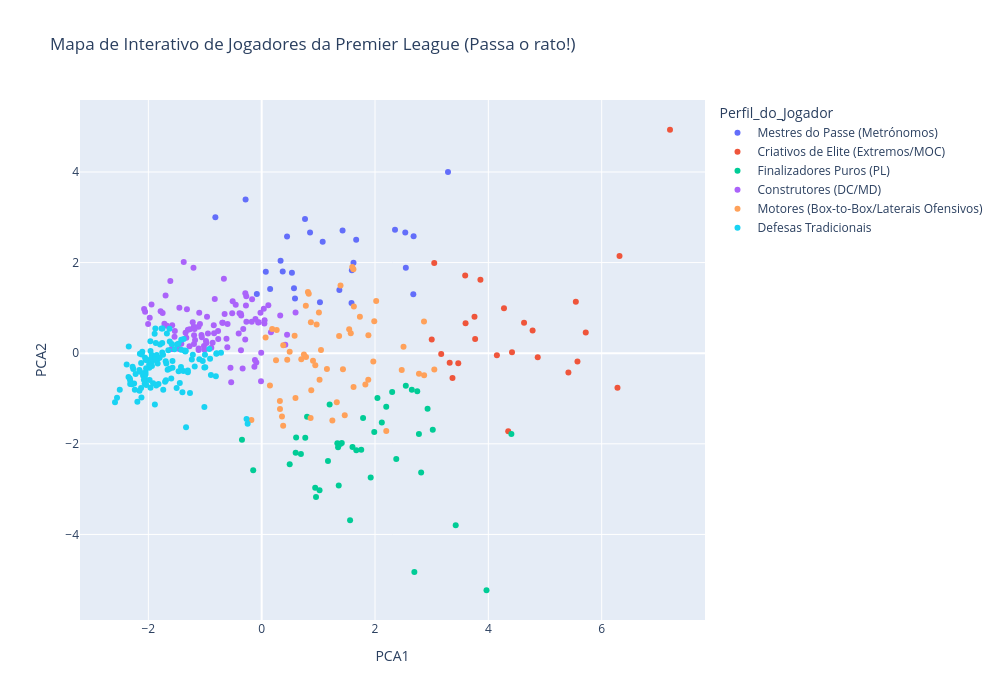

Notebook code cell kept with this figure:
### Code cell
import plotly.express as px

# O Plotly Express faz a magia num único comando
fig = px.scatter(
    df_filtered, 
    x='PCA1', 
    y='PCA2', 
    color='Perfil_do_Jogador', # Vai usar as cores consoante a nossa nova coluna
    hover_name='Player',       # Título da caixinha que aparece ao passar o rato (Nome do Jogador)
    hover_data={               # O que queremos mostrar a mais na caixinha de informação
        'Team': True,
        'Pos': True,
        'PCA1': False,         # Esconder as coordenadas matemáticas porque não interessam muito ler
        'PCA2': False,
        'Gls_90': True,        # Mostrar os golos p/90 mins
        'xG_90': True,         # Mostrar o xG p/90 mins
        'PrgP_90': True        # Mostrar os Passes Progressivos
    },
    title="Mapa de Interativo de Jogadores da Premier League (Passa o rato!)",
    width=1000, 
    height=700
)

# Mostrar o gráfico interativo no Notebook
fig.show()

### Figure 1 — Plotly figure (JSON) as saved in the notebook; plotly's stock layout.template omitted (floating-point values rounded to 4 significant figures; data arrays with more than 128 entries replaced by an {"elided": "..."} marker saying what was removed)
{"data": [{"customdata": {"elided": "27x5 mixed values"}, "hovertemplate": "<b>%{hovertext}</b><br><br>Perfil_do_Jogador=Mestres do Passe (Metrónomos)<br>Team=%{customdata[0]}<br>Pos=%{customdata[1]}<br>Gls_90=%{customdata[2]}<br>xG_90=%{customdata[3]}<br>PrgP_90=%{customdata[4]}<extra></extra>", "hovertext": ["Rodri", "Alexis Mac Allister", "Trent Alexander-Arnold", "Dominik Szoboszlai", "Andrew Robertson", "Harvey Elliott", "Declan Rice", "Martin Ødegaard", "Oleksandr Zinchenko", "Jorginho", "Enzo Fernández", "Bruno Guimarães", "Kieran Trippier", "Pedro Porro", "James Maddison", "Giovani Lo Celso", "Bruno Fernandes", "Youri Tielemans", "Lucas Paquetá", "Andreas Pereira", "Tom Cairney", "Pascal Groß", "Pervis Estupiñán", "James Milner", "Pablo Sarabia", "Mikkel Damsgaard", "Morgan Gibbs-White"], "legendgroup": "Mestres do Passe (Metrónomos)", "marker": {"color": "#636efa", "symbol": "circle"}, "mode": "markers", "name": "Mestres do Passe (Metrónomos)", "orientation": "v", "showlegend": true, "type": "scatter", "x": [0.7643, -0.08579, 1.076, 1.371, 1.62, 2.681, 0.3709, 2.353, -0.2842, -0.8178, 0.1488, 0.5336, 1.427, 0.5697, 2.534, 3.288, 2.544, 0.3334, 0.5879, 1.028, 0.4472, 1.667, 1.591, 0.8531, 2.675, 0.07247, 1.585], "xaxis": "x", "y": [2.959, 1.309, 2.46, 1.397, 1.997, 2.584, 1.804, 2.723, 3.392, 3.0, 1.416, 1.777, 2.706, 1.435, 2.662, 3.998, 1.884, 2.039, 1.205, 1.124, 2.573, 2.502, 1.832, 2.663, 1.301, 1.796, 1.105], "yaxis": "y"}, {"customdata": [["Manchester City", "FW,MF", 0.6, 0.33, 5.3], ["Manchester City", "MF,FW", 0.21, 0.13, 6.189], ["Manchester City", "FW,MF", 0.17, 0.14, 3.22], ["Manchester City", "MF", 0.29, 0.18, 8.162], ["Manchester City", "FW,MF", 0.27, 0.19, 4.464], ["Liverpool", "FW", 0.64, 0.75, 5.213], ["Liverpool", "FW", 0.79, 0.42, 2.677], ["Arsenal", "FW", 0.49, 0.48, 3.889], ["Arsenal", "FW", 0.27, 0.31, 2.902], ["Chelsea", "FW,MF", 0.76, 0.63, 6.793], ["Chelsea", "FW,MF", 0.36, 0.29, 3.545], ["Chelsea", "FW", 0.43, 0.21, 4.444], ["Newcastle United", "FW", 0.34, 0.32, 3.146], ["Newcastle United", "FW,DF", 0.23, 0.16, 3.939], ["Newcastle United", "FW,MF", 0.56, 0.4, 3.82], ["Tottenham Hotspur", "FW", 0.52, 0.37, 4.264], ["Tottenham Hotspur", "FW", 0.22, 0.44, 3.103], ["Tottenham Hotspur", "FW", 0.22, 0.41, 4.556], ["Aston Villa", "FW,MF", 0.25, 0.29, 2.975], ["Aston Villa", "MF,FW", 0.44, 0.27, 3.565], ["Crystal Palace", "FW,MF", 0.71, 0.39, 5.493], ["Brighton", "FW", 0.18, 0.21, 3.879], ["Bournemouth", "FW,MF", 0.26, 0.33, 4.872], ["Wolverhampton", "FW,MF", 0.12, 0.21, 3.214], ["Brentford", "FW", 0.41, 0.45, 4.037]], "hovertemplate": "<b>%{hovertext}</b><br><br>Perfil_do_Jogador=Criativos de Elite (Extremos/MOC)<br>Team=%{customdata[0]}<br>Pos=%{customdata[1]}<br>Gls_90=%{customdata[2]}<br>xG_90=%{customdata[3]}<br>PrgP_90=%{customdata[4]}<extra></extra>", "hovertext": ["Phil Foden", "Bernardo Silva", "Jeremy Doku", "Kevin De Bruyne", "Jack Grealish", "Mohamed Salah", "Diogo Jota", "Bukayo Saka", "Gabriel Martinelli", "Cole Palmer", "Raheem Sterling", "Noni Madueke", "Anthony Gordon", "Jacob Murphy", "Harvey Barnes", "Son Heung-min", "Brennan Johnson", "Timo Werner", "Moussa Diaby", "Leon Bailey", "Michael Olise", "Kaoru Mitoma", "Luis Sinisterra", "Pedro Neto", "Bryan Mbeumo"], "legendgroup": "Criativos de Elite (Extremos/MOC)", "marker": {"color": "#EF553B", "symbol": "circle"}, "mode": "markers", "name": "Criativos de Elite (Extremos/MOC)", "orientation": "v", "showlegend": true, "type": "scatter", "x": [3.469, 3.045, 6.315, 7.206, 3.598, 6.279, 4.351, 5.413, 4.151, 5.573, 3.318, 3.767, 3.168, 3.591, 4.871, 4.417, 4.781, 5.544, 3.001, 4.63, 5.719, 3.755, 4.276, 3.86, 3.367], "xaxis": "x", "y": [-0.2221, 1.989, 2.144, 4.932, 0.6595, -0.7649, -1.721, -0.4274, -0.04676, -0.1833, -0.2104, 0.3147, -0.01555, 1.714, -0.09161, 0.02091, 0.5011, 1.136, 0.3, 0.6711, 0.4574, 0.8048, 0.9944, 1.621, -0.5445], "yaxis": "y"}, {"customdata": {"elided": "41x5 mixed values"}, "hovertemplate": "<b>%{hovertext}</b><br><br>Perfil_do_Jogador=Finalizadores Puros (PL)<br>Team=%{customdata[0]}<br>Pos=%{customdata[1]}<br>Gls_90=%{customdata[2]}<br>xG_90=%{customdata[3]}<br>PrgP_90=%{customdata[4]}<extra></extra>", "hovertext": ["Julián Álvarez", "Erling Haaland", "Darwin Núñez", "Cody Gakpo", "Kai Havertz", "Leandro Trossard", "Eddie Nketiah", "Nicolas Jackson", "Alexander Isak", "Callum Wilson", "Richarlison", "Rasmus Højlund", "Ollie Watkins", "Jarrod Bowen", "Michail Antonio", "Jean-Philippe Mateta", "Eberechi Eze", "Odsonne Édouard", "Rodrigo Muniz", "Raúl Jiménez", "Bobby Reid", "Dominic Calvert-Lewin", "Beto", "João Pedro", "Evan Ferguson", "Solly March", "Ansu Fati", "Dominic Solanke", "Matheus Cunha", "Hwang Hee-chan", "Yoane Wissa", "Ivan Toney", "Neal Maupay", "Chris Wood", "Taiwo Awoniyi", "Carlton Morris", "Elijah Adebayo", "David Datro Fofana", "Jay Rodriguez", "Oliver McBurnie", "Ben Brereton"], "legendgroup": "Finalizadores Puros (PL)", "marker": {"color": "#00cc96", "symbol": "circle"}, "mode": "markers", "name": "Finalizadores Puros (PL)", "orientation": "v", "showlegend": true, "type": "scatter", "x": [2.543, 3.967, 4.407, 2.745, 2.198, 2.775, 1.387, 2.375, 3.424, 2.694, 2.814, 0.5996, 3.019, 1.987, 0.7689, 1.923, 2.649, 0.6921, 1.021, 0.4942, 1.199, 1.17, 0.9441, 2.928, -0.1499, 2.043, 2.12, 1.359, 2.302, 1.348, 1.335, 0.8005, 1.789, 1.56, 1.67, 0.6077, 0.9589, 1.602, -0.3481, 1.413, 1.756], "xaxis": "x", "y": [-0.7175, -5.232, -1.782, -0.8373, -1.179, -1.785, -2.005, -2.334, -3.8, -4.827, -2.632, -2.2, -1.691, -1.737, -1.867, -2.741, -0.8041, -2.222, -3.027, -2.449, -1.133, -2.377, -2.969, -1.225, -2.583, -0.9913, -1.531, -2.921, -0.8573, -2.073, -1.988, -1.401, -1.431, -3.686, -2.143, -1.86, -3.174, -2.07, -1.909, -1.982, -2.133], "yaxis": "y"}, {"customdata": {"elided": "97x5 mixed values"}, "hovertemplate": "<b>%{hovertext}</b><br><br>Perfil_do_Jogador=Construtores (DC/MD)<br>Team=%{customdata[0]}<br>Pos=%{customdata[1]}<br>Gls_90=%{customdata[2]}<br>xG_90=%{customdata[3]}<br>PrgP_90=%{customdata[4]}<extra></extra>", "hovertext": ["Kyle Walker", "Rúben Dias", "Manuel Akanji", "Joško Gvardiol", "Nathan Aké", "Mateo Kovačić", "John Stones", "Rico Lewis", "Virgil van Dijk", "Wataru Endo", "Joe Gomez", "Ibrahima Konaté", "Curtis Jones", "Ryan Gravenberch", "Ben White", "Jakub Kiwior", "Takehiro Tomiyasu", "Thomas Partey", "Conor Gallagher", "Moisés Caicedo", "Sean Longstaff", "Lewis Miley", "Valentino Livramento", "Lewis Hall", "Cristian Romero", "Destiny Udogie", "Pape Matar Sarr", "Yves Bissouma", "Rodrigo Bentancur", "Ben Davies", "Emerson", "Pierre Højbjerg", "Oliver Skipp", "Diogo Dalot", "Casemiro", "Aaron Wan-Bissaka", "Harry Maguire", "Christian Eriksen", "Luke Shaw", "Sofyan Amrabat", "Mason Mount", "John McGinn", "Douglas Luiz", "Matty Cash", "Boubacar Kamara", "Clément Lenglet", "Vladimír Coufal", "Emerson Palmieri", "James Ward-Prowse", "Ben Johnson", "Jeffrey Schlupp", "Adam Wharton", "Antonee Robinson", "Harrison Reed", "Kenny Tete", "Amadou Onana", "Nathan Patterson", "André Gomes", "Lewis Dunk", "Jan Paul van Hecke", "Billy Gilmour", "Igor", "Joël Veltman", "Facundo Buonanotte", "Adam Webster", "Adam Lallana", "Jakub Moder", "Ryan Christie", "Lewis Cook", "Marcos Senesi", "Alex Scott", "Nélson Semedo", "Rayan Aït-Nouri", "Tommy Doyle", "Vitaly Janelt", "Christian Nørgaard", "Mathias Jensen", "Frank Onyeka", "Saman Ghoddos", "Yehor Yarmoliuk", "Danilo", "Ola Aina", "Nicolás Domínguez", "Neco Williams", "Serge Aurier", "Gonzalo Montiel", "Ross Barkley", "Issa Kaboré", "Tahith Chong", "Reece Burke", "Albert Sambi Lokonga", "Jordan Clark", "Sander Berge", "Josh Cullen", "Jóhann Berg Guðmundsson", "Gustavo Hamer", "Ben Osborn"], "legendgroup": "Construtores (DC/MD)", "marker": {"color": "#ab63fa", "symbol": "circle"}, "mode": "markers", "name": "Construtores (DC/MD)", "orientation": "v", "showlegend": true, "type": "scatter", "x": [-0.272, -1.976, -1.538, -0.2908, -1.193, -0.9647, -1.456, -0.09499, -1.58, -1.673, -0.6543, -1.945, 0.1631, -0.05281, -0.278, -0.4585, -0.7672, -1.612, 0.3268, -1.452, -0.3369, -0.06167, -0.6214, -1.063, -1.592, 0.1173, 0.03713, -1.696, -0.6877, -1.274, -1.419, -1.376, -1.33, -0.866, -1.176, -1.09, -1.113, -0.1699, -1.533, -2.075, -0.5511, 0.0478, 0.4164, -0.008736, -1.717, -1.344, -0.3912, -0.9831, 0.4478, -1.018, -0.1286, -0.667, -0.02145, -1.198, -0.8398, -1.195, -0.3618, -0.6023, -1.579, -2.004, -1.204, -1.784, -1.267, -0.01219, -2.057, -0.1103, -1.01, -0.2886, -1.32, -0.6955, -0.2702, -0.7698, -0.3654, -1.748, -0.9485, -1.302, -0.5206, -0.1193, -0.4061, -1.112, -0.9756, -1.057, -0.8459, -0.6061, -0.8282, -0.3681, -0.1755, -0.3257, -0.5384, -1.115, -0.5124, -0.8896, -1.217, -1.102, 0.5974, 0.05085, -1.185], "xaxis": "x", "y": [1.256, 0.7817, 0.362, 0.3005, 0.3938, 0.8056, 0.09073, -0.2053, 0.6184, 0.6044, 0.8628, 1.075, 0.4609, 0.6813, 1.051, 1.068, 0.3113, 1.592, 0.8295, 1.003, -0.3355, 0.6763, 0.3194, 0.4021, 0.09487, 1.061, 0.9829, 1.272, 0.6733, 0.1517, 0.2092, 2.014, 0.3428, 0.2283, 0.2892, 0.6472, 0.07254, 1.189, 0.4898, 0.9763, -0.3229, 0.6532, 0.1869, 0.01133, 0.6489, 0.4504, 0.8803, 0.2685, 0.405, 0.159, -0.2976, 1.644, 0.8954, 0.5842, 0.4384, 0.2013, 0.8301, 0.6468, 0.09038, 0.6444, 1.889, 0.9267, 0.5269, -0.6185, 0.9156, 0.7555, 0.07403, 1.325, 0.9685, 0.67, 0.6962, 0.4873, 0.06245, 0.8849, 0.4357, 0.5158, 0.8807, -0.1499, 0.4325, 0.102, 0.2265, 0.3495, 0.6168, 0.1309, 1.196, 0.8698, 0.6937, 0.5315, -0.6401, 0.5858, 1.146, 0.1212, 0.6813, 0.8917, 0.8983, 0.7276, 0.5318], "yaxis": "y"}, {"customdata": {"elided": "57x5 mixed values"}, "hovertemplate": "<b>%{hovertext}</b><br><br>Perfil_do_Jogador=Motores (Box-to-Box/Laterais Ofensivos)<br>Team=%{customdata[0]}<br>Pos=%{customdata[1]}<br>Gls_90=%{customdata[2]}<br>xG_90=%{customdata[3]}<br>PrgP_90=%{customdata[4]}<extra></extra>", "hovertext": ["Matheus Nunes", "Luis Díaz", "Conor Bradley", "Kostas Tsimikas", "Gabriel Jesus", "Malo Gusto", "Mykhailo Mudryk", "Ben Chilwell", "Miguel Almirón", "Joelinton", "Elliot Anderson", "Dejan Kulusevski", "Alejandro Garnacho", "Marcus Rashford", "Antony", "Lucas Digne", "Álex Moreno", "Nicolò Zaniolo", "Jacob Ramsey", "Morgan Rogers", "Mohammed Kudus", "Saïd Benrahma", "Jordan Ayew", "Daniel Muñoz", "Alex Iwobi", "Willian", "Harry Wilson", "Dwight McNeil", "Abdoulaye Doucouré", "Jack Harrison", "Arnaut Danjuma", "Simon Adingra", "Danny Welbeck", "Tariq Lamptey", "Justin Kluivert", "Marcus Tavernier", "Antoine Semenyo", "Philip Billing", "Dango Ouattara", "Jean-Ricner Bellegarde", "Keane Lewis-Potter", "Sergio Reguilón", "Anthony Elanga", "Callum Hudson-Odoi", "Divock Origi", "Alfie Doughty", "Chiedozie Ogbene", "Andros Townsend", "Jacob Brown", "Zeki Amdouni", "Wilson Odobert", "Lyle Foster", "Jacob Bruun Larsen", "Lorenz Assignon", "Luca Koleosho", "Cameron Archer", "James Mcatee"], "legendgroup": "Motores (Box-to-Box/Laterais Ofensivos)", "marker": {"color": "#FFA15A", "symbol": "circle"}, "mode": "markers", "name": "Motores (Box-to-Box/Laterais Ofensivos)", "orientation": "v", "showlegend": true, "type": "scatter", "x": [1.391, 3.047, 2.02, 1.619, 2.776, 1.598, 2.471, 0.9694, 0.9054, 0.4941, 0.8309, 2.865, 2.866, 1.325, 1.572, 0.06893, 0.1454, 0.875, 0.946, 1.021, 1.97, 1.987, 1.046, 0.185, 1.733, 1.626, 1.883, 1.01, 0.3211, 0.4507, 1.247, 1.83, 0.3578, 0.8681, 0.8634, 1.544, 1.621, 0.3805, 0.7823, 0.2528, 1.466, 0.8159, 2.503, 1.881, 1.366, 0.779, 1.434, 0.5808, -0.1817, 0.3228, 0.7455, 0.596, 2.198, 0.2647, 1.151, 0.3789, 0.6988], "xaxis": "x", "y": [1.494, -0.3582, 1.15, 1.854, -0.453, 1.903, -0.3701, 0.6362, -0.165, 0.03153, 1.313, 0.6988, -0.4839, -1.082, 0.4395, 0.349, -0.7127, -0.8182, -0.2646, -0.586, -0.1833, 0.7077, 0.07255, 0.5315, 0.8024, 1.032, 0.3941, 0.896, -1.055, -0.146, -1.487, -0.6888, -1.395, 0.6826, -1.432, 0.5267, -0.7461, 0.1752, -0.08298, -0.1564, -1.368, 1.35, 0.1425, -0.5848, 0.3782, 1.045, -0.3548, 0.3877, -1.475, -1.232, -0.02694, -0.9906, -1.718, 0.5132, -0.3512, -1.603, -0.1315], "yaxis": "y"}, {"customdata": {"elided": "119x5 mixed values"}, "hovertemplate": "<b>%{hovertext}</b><br><br>Perfil_do_Jogador=Defesas Tradicionais<br>Team=%{customdata[0]}<br>Pos=%{customdata[1]}<br>Gls_90=%{customdata[2]}<br>xG_90=%{customdata[3]}<br>PrgP_90=%{customdata[4]}<extra></extra>", "hovertext": ["Jarell Quansah", "Joël Matip", "William Saliba", "Gabriel Magalhães", "Axel Disasi", "Thiago Silva", "Levi Colwill", "Marc Cucurella", "Benoît Badiashile", "Trevoh Chalobah", "Fabian Schär", "Dan Burn", "Sven Botman", "Jamaal Lascelles", "Emil Krafth", "Micky van de Ven", "Kobbie Mainoo", "Scott McTominay", "Raphaël Varane", "Jonny Evans", "Victor Lindelöf", "Lisandro Martínez", "Ezri Konsa", "Pau Torres", "Diego Carlos", "Tomáš Souček", "Kurt Zouma", "Edson Álvarez", "Nayef Aguerd", "Konstantinos Mavropanos", "Angelo Ogbonna", "Joachim Andersen", "Tyrick Mitchell", "Jefferson Lerma", "Chris Richards", "Marc Guéhi", "Joel Ward", "Will Hughes", "Nathaniel Clyne", "Cheick Doucouré", "João Palhinha", "Timothy Castagne", "Calvin Bassey", "Tosin Adarabioyo", "Tim Ream", "Issa Diop", "Saša Lukić", "James Tarkowski", "Jarrad Branthwaite", "James Garner", "Vitaliy Mykolenko", "Ashley Young", "Idrissa Gana Gueye", "Ben Godfrey", "Séamus Coleman", "Carlos Baleba", "Jack Hinshelwood", "Illia Zabarnyi", "Adam Smith", "Milos Kerkez", "Lloyd Kelly", "Max Aarons", "Chris Mepham", "Max Kilman", "Mario Lemina", "João Gomes", "Toti Gomes", "Craig Dawson", "Matt Doherty", "Santiago Bueno", "Boubacar Traoré", "Hugo Bueno", "Nathan Collins", "Ethan Pinnock", "Mads Roerslev", "Kristoffer Ajer", "Ben Mee", "Mathias Jørgensen", "Aaron Hickey", "Murillo", "Ryan Yates", "Orel Mangala", "Willy Boly", "Moussa Niakhate", "Harry Toffolo", "Ibrahim Sangaré", "Andrew Omobamidele", "Teden Mengi", "Gabriel Osho", "Amari'i Bell", "Tom Lockyer", "Marvelous Nakamba", "Pelly Ruddock Mpanzu", "Daiki Hashioka", "Ryan John Giles", "Dara O'Shea", "Vitinho", "Charlie Taylor", "Josh Brownhill", "Maxime Estève", "Jordan Beyer", "Ameen Al-Dakhil", "Connor Roberts", "Hannes Delcroix", "Aaron Ramsey", "Jayden Bogle", "Jack Robinson", "Vinicius Souza", "Anel Ahmedhodžić", "Auston Trusty", "Oliver Norwood", "Andre Brooks", "George Baldock", "Oliver Arblaster", "Luke Thomas", "William Osula", "Mason Holgate", "Yasser Larouci", "Max Lowe"], "legendgroup": "Defesas Tradicionais", "marker": {"color": "#19d3f3", "symbol": "circle"}, "mode": "markers", "name": "Defesas Tradicionais", "orientation": "v", "showlegend": true, "type": "scatter", "x": [-1.741, -2.15, -2.107, -1.822, -1.836, -1.935, -1.421, -1.001, -1.794, -2.094, -1.684, -1.596, -1.467, -2.065, -1.347, -2.045, -1.383, -0.2675, -1.967, -1.94, -1.574, -1.768, -1.852, -1.756, -2.327, -1.011, -2.194, -1.842, -2.146, -2.129, -2.589, -1.623, -0.911, -1.366, -2.252, -2.059, -2.031, -1.869, -2.225, -1.876, -1.706, -0.8006, -2.351, -2.049, -2.128, -2.346, -1.304, -1.826, -2.157, -0.9246, -1.738, -1.538, -1.182, -1.66, -1.496, -1.951, -0.2479, -2.266, -1.673, -1.012, -1.589, -1.419, -1.627, -2.04, -1.266, -1.575, -1.695, -1.978, -0.8962, -2.505, -1.869, -0.8091, -1.801, -1.963, -0.9957, -1.1, -1.69, -1.755, -1.983, -1.88, -1.425, -2.032, -1.501, -2.037, -0.7184, -2.117, -2.553, -2.321, -2.122, -1.965, -1.627, -2.383, -1.937, -1.648, -1.215, -1.377, -0.794, -1.34, -1.04, -2.279, -2.049, -1.86, -1.751, -2.159, -1.445, -1.399, -2.079, -2.321, -1.885, -2.291, -1.962, -1.916, -1.469, -1.889, -1.986, -1.335, -2.239, -1.233, -1.304], "xaxis": "x", "y": [-0.03402, -0.009546, 0.02957, -0.6802, -0.2275, -0.1814, 0.07666, -0.03535, 0.1946, -0.4904, -0.2289, -0.5557, -0.3971, -0.6761, 0.03694, -0.152, -0.3902, -1.453, -0.271, -0.04076, -0.3225, 0.5434, -0.03995, 0.2239, -0.5578, -1.187, -1.073, -0.117, -0.4085, -0.7665, -1.083, 0.2583, -0.1208, 0.06051, -0.67, -0.1003, -0.1458, 0.2267, -0.4606, 0.5436, -0.6288, -0.01037, -0.5251, -0.4133, -0.2159, 0.1455, -0.4194, -0.1087, -0.8263, 0.0916, -0.8054, 0.08838, -0.2928, -0.3636, 0.1902, -0.1143, -1.555, -0.3474, 0.4322, -0.3146, 0.2008, 0.2978, 0.5389, -0.3315, -0.8767, -0.1732, -0.1796, -0.5918, -0.4793, -0.8044, -0.07459, -0.5075, -0.09867, -0.7597, -0.3123, -0.1336, -0.5982, 0.01683, -0.3219, -0.1376, -0.3031, -0.5895, -0.768, -0.7016, 0.007561, -0.02972, -0.9809, -0.6813, -0.9761, 0.2626, -0.3432, -0.2475, -0.2837, 0.06766, -0.03529, 0.3133, 5.114e-05, 0.05151, -0.1706, -0.2977, -0.4674, -0.7142, 0.5435, -0.3694, -0.6556, -0.8596, -0.5841, -0.6013, -1.132, -0.6828, 0.04596, -0.6613, 0.2102, 0.4275, -0.2495, -1.634, -0.8081, -0.1412, -0.3833], "yaxis": "y"}], "layout": {"height": 700, "legend": {"title": {"text": "Perfil_do_Jogador"}, "tracegroupgap": 0}, "title": {"text": "Mapa de Interativo de Jogadores da Premier League (Passa o rato!)"}, "width": 1000, "xaxis": {"anchor": "y", "domain": [0, 1], "title": {"text": "PCA1"}}, "yaxis": {"anchor": "x", "domain": [0, 1], "title": {"text": "PCA2"}}}}
